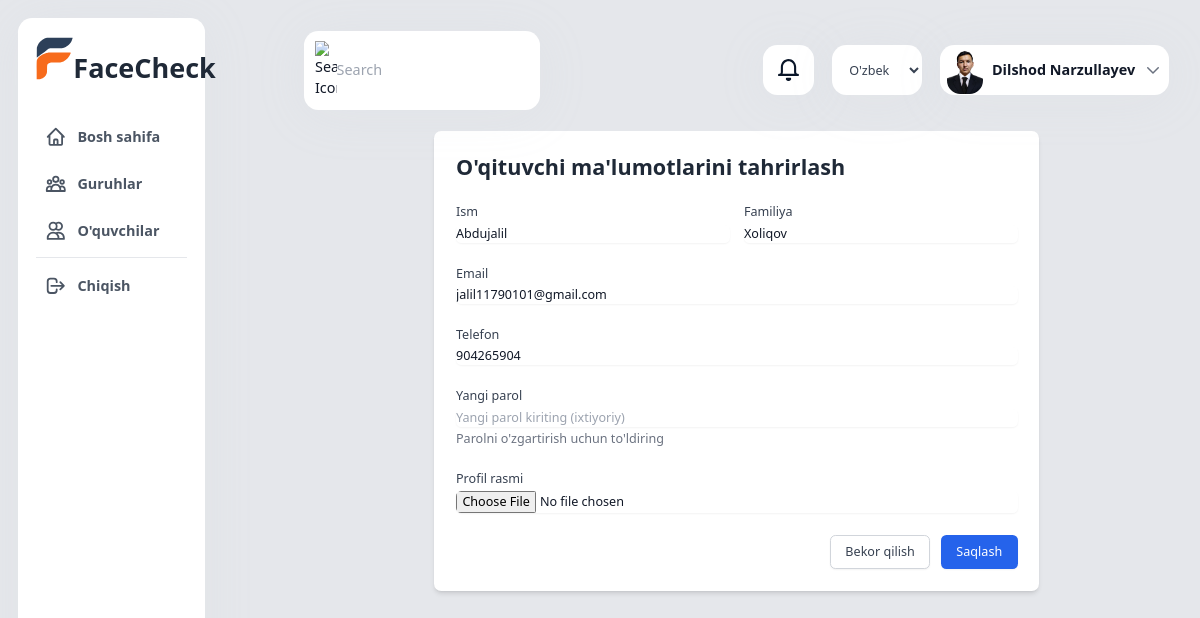
The page /uz/teachers/2/edit/ (signed in) on the database its author committed.
### app/models.py (models this page shows, shortened)
class CustomUser(AbstractUser):
    USER_TYPE_CHOICES = (
        ('super_admin', 'Super Admin'),
        ('management', 'Rahbariyat'),
        ('teacher', 'O\'qituvchi'),
        ('student', 'O\'quvchi'),
        ('parent', 'Ota-ona'),
    )
    user_type = models.CharField(max_length=20, choices=USER_TYPE_CHOICES)
    phone_number = models.CharField(max_length=15, blank=True)
    profile_image = models.ImageField(upload_to='profile_pictures/', null=False, blank=False)
    face_encoding = models.BinaryField(null=True, blank=True)
    class Meta:
        verbose_name = _('Foydalanuvchi')
        verbose_name_plural = _('Foydalanuvchilar')

### app/views.py (the view, shortened to what this page needs)
# urls.py: path('teachers/<int:pk>/edit/', views.teacher_edit, name='teacher_edit'),
@login_required
def teacher_edit(request, pk):
    teacher = get_object_or_404(CustomUser.objects.filter(user_type='teacher'), pk=pk)
    return render(request, 'teachers/edit.html', {'teacher': teacher})

### app/context_processors.py (called while the page is built)
def camera_status(request):
    context = {}
    if request.user.is_authenticated and (request.user.is_staff or request.user.is_superuser):
        context['active_camera_count'] = Camera.objects.filter(active=True).count()
    return context

### app/templates/teachers/edit.html (shortened to what this page needs)
{% extends 'base.html' %}
{% load i18n %}
{% block content %}
<div class="bg-white shadow-md rounded-lg p-6 max-w-2xl mx-auto">
    <h2 class="text-2xl font-bold text-gray-800 mb-6">{% trans "O'qituvchi ma'lumotlarini tahrirlash" %}</h2>
    <form method="post" enctype="multipart/form-data" class="space-y-6">
        <div class="grid grid-cols-1 gap-6">
            <div class="grid grid-cols-2 gap-4">
                <div>
                    <label for="first_name" class="block text-sm font-medium text-gray-700">{% trans "Ism" %}</label>
                    <input type="text" name="first_name" id="first_name" required
                        class="mt-1 block w-full border-gray-300 rounded-md shadow-sm focus:ring-blue-500 focus:border-blue-500 sm:text-sm"
                        value="{{ teacher.first_name }}"
                        placeholder="{% trans 'Ismni kiriting' %}">
                </div>
                <div>
                    <label for="last_name" class="block text-sm font-medium text-gray-700">{% trans "Familiya" %}</label>
                    <input type="text" name="last_name" id="last_name" required
                        class="mt-1 block w-full border-gray-300 rounded-md shadow-sm focus:ring-blue-500 focus:border-blue-500 sm:text-sm"
                        value="{{ teacher.last_name }}"
                        placeholder="{% trans 'Familiyani kiriting' %}">
                </div>
            </div>
            <div>
                <label for="email" class="block text-sm font-medium text-gray-700">{% trans "Email" %}</label>
                <input type="email" name="email" id="email" required
                    class="mt-1 block w-full border-gray-300 rounded-md shadow-sm focus:ring-blue-500 focus:border-blue-500 sm:text-sm"
                    value="{{ teacher.email }}"
                    placeholder="{% trans 'Email manzilini kiriting' %}">
            </div>
            <div>
                <label for="phone_number" class="block text-sm font-medium text-gray-700">{% trans "Telefon" %}</label>
                <input type="tel" name="phone_number" id="phone_number" required
                    class="mt-1 block w-full border-gray-300 rounded-md shadow-sm focus:ring-blue-500 focus:border-blue-500 sm:text-sm"
                    value="{{ teacher.phone_number }}"
                    placeholder="{% trans 'Telefon raqamini kiriting' %}">
            </div>
            <div>
                <label for="password" class="block text-sm font-medium text-gray-700">{% trans "Yangi parol" %}</label>
                <input type="password" name="password" id="password"
                    class="mt-1 block w-full border-gray-300 rounded-md shadow-sm focus:ring-blue-500 focus:border-blue-500 sm:text-sm"
                    placeholder="{% trans 'Yangi parol kiriting (ixtiyoriy)' %}">
                <p class="mt-1 text-sm text-gray-500">{% trans "Parolni o'zgartirish uchun to'ldiring" %}</p>
            </div>
            <div>
                <label for="profile_image" class="block text-sm font-medium text-gray-700">Profil rasmi</label>
                <input type="file" name="profile_image" id="profile_image" accept="image/*"
                    class="mt-1 block w-full border-gray-300 rounded-md shadow-sm focus:ring-blue-500 focus:border-blue-500 sm:text-sm">
            </div>
        </div>
        <div class="flex justify-end space-x-3">
            <a href="{% url 'app:teacher_list' %}"
                class="inline-flex justify-center py-2 px-4 border border-gray-300 shadow-sm text-sm font-medium rounded-md text-gray-700 bg-white hover:bg-gray-50 focus:outline-none focus:ring-2 focus:ring-offset-2 focus:ring-blue-500">
                {% trans "Bekor qilish" %}
            </a>
            <button type="submit"
                class="inline-flex justify-center py-2 px-4 border border-transparent shadow-sm text-sm font-medium rounded-md text-white bg-blue-600 hover:bg-blue-700 focus:outline-none focus:ring-2 focus:ring-offset-2 focus:ring-blue-500">
                {% trans "Saqlash" %}
            </button>
        </div>
    </form>
</div>
{% endblock %}

### app/templates/details/header.html (shortened to what this page needs)
{% load static %}
{% load i18n %}
<div class="container w-full mx-auto p-6">
    <div class="flex justify-between items-center mb-7.5">
        <div class="search-bar flex items-center bg-white rounded-2xl p-3 w-[16.375rem] shadow-[0px_6px_58px_#c3cbd61a]">
            <img src="{% static 'assets/images/img_icn_general_search.svg' %}" alt="{% trans 'Search Icon' %}" width="24" height="24" class="mr-2.75" />
            <input type="text" placeholder="{% trans 'Search' %}" class="border-none outline-none text-base text-gray-600 w-full bg-transparent" />
        </div>
        <div class="user-actions flex items-center">
            <div class="notifications bg-white rounded-2xl w-14 h-14 flex justify-center items-center mr-5 shadow-[0px_6px_58px_#c3cbd61a] cursor-pointer">
                <img src="{% static 'assets/images/img_icn_general_notifications.svg' %}" alt="{% trans 'Notifications' %}" width="24" height="24" />
            </div>
            <div class="relative flex items-center">
                <form action="{% url 'set_language' %}" method="post" class="mr-5">
                    <select name="language" onchange="this.form.submit()" class="bg-white rounded-2xl h-14 w-[100px] text-sm text-gray-700 px-4 py-1 shadow-[0px_6px_58px_#c3cbd61a] focus:outline-none hover:bg-gray-50 cursor-pointer">
                        {% get_current_language as LANGUAGE_CODE %}
                        {% get_available_languages as LANGUAGES %}
                        {% for lang in LANGUAGES %}
                            <option value="{{ lang.0 }}" {% if lang.0 == LANGUAGE_CODE %}selected{% endif %}>
                                {{ lang.1 }}
                            </option>
                        {% endfor %}
                    </select>
                </form>
                <button type="button" onclick="toggleDropdown()" class="user-profile flex items-center bg-white h-14 rounded-2xl p-2 shadow-[0px_6px_58px_#c3cbd61a] hover:bg-gray-50">
                    {% if request.user.profile_image %}
                        <img src="{{ request.user.profile_image.url }}" alt="{% trans 'User Profile' %}" class="profile-pic w-[40px] rounded-[0.9375rem] mr-2.5" />
                    {% else %}
                        <span class="profile-pic w-[40px] h-[40px] rounded-[0.9375rem] mr-2.5 bg-gray-300 flex items-center justify-center text-xl text-gray-600">{{ request.user.get_full_name|make_list|first|upper }}</span>
                    {% endif %}
                    <span class="text-base font-bold text-gray-900 mr-2.5">{{ user.get_full_name }}</span>
                    <svg class="w-5 h-5 text-gray-500" fill="none" stroke="currentColor" viewBox="0 0 24 24">
                        <path stroke-linecap="round" stroke-linejoin="round" stroke-width="2" d="M19 9l-7 7-7-7" />
                    </svg>
                </button>
            </div>
        </div>
    </div>
</div>

### app/templates/base.html (style rules this page uses)
body { zoom: 0.9; -moz-transform: scale(0.9); -moz-transform-origin: 0 0; }

### rows shown on the page
CustomUser: user.profile_image (picture), get_full_name "Dilshod Narzullayev"
CustomUser: first_name "Abdujalil", last_name "Xoliqov", email "jalil11790101@gmail.com", phone_number "904265904"

### other values the page prints
form field language "O'zbek tili"
